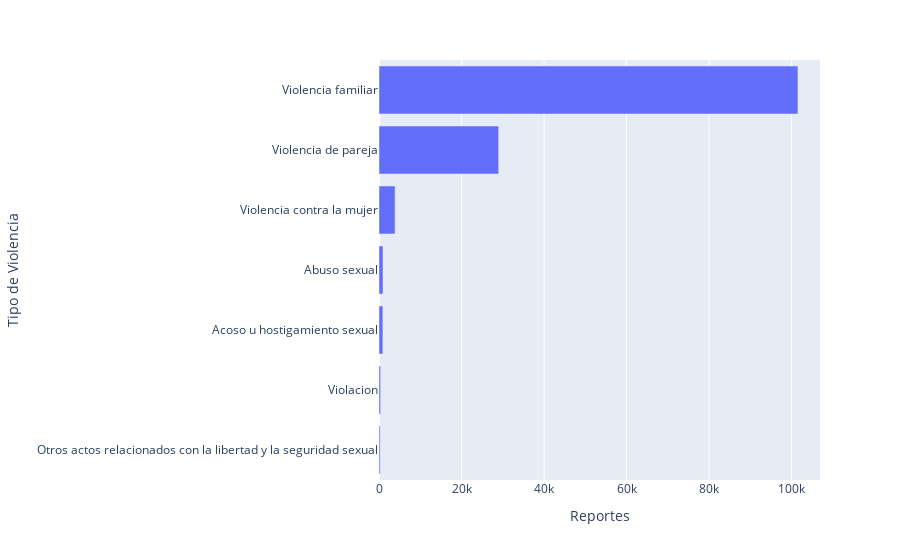

The cell this chart's notebook holds for it:
### Markdown cell above
#### 4. Type of violence reported

### Code cell
# Create dataframe from value counts on "descripcion_tipo".

violencia_tipo = pd.DataFrame(violencia["descripcion_tipo"].value_counts())
violencia_tipo = violencia_tipo.reset_index()
violencia_tipo.columns = ['Tipo de Violencia', 'Reportes']

# Graph.

violencia_tipo = px.bar(violencia_tipo, x='Reportes', y='Tipo de Violencia', orientation = "h")
violencia_tipo.update_layout(yaxis={'categoryorder':'total ascending'})
#violencia_tipo.write_html('first_figure.html', auto_open=True)

### Figure 1 — Plotly figure (JSON) as saved in the notebook; plotly's stock layout.template omitted (floating-point values rounded to 4 significant figures)
{"data": [{"alignmentgroup": "True", "hovertemplate": "Reportes=%{x}<br>Tipo de Violencia=%{y}<extra></extra>", "legendgroup": "", "marker": {"color": "#636efa", "pattern": {"shape": ""}}, "name": "", "offsetgroup": "", "orientation": "h", "showlegend": false, "textposition": "auto", "type": "bar", "x": [101549, 29009, 3897, 977, 942, 384, 282], "xaxis": "x", "y": ["Violencia familiar", "Violencia de pareja", "Violencia contra la mujer", "Abuso sexual", "Acoso u hostigamiento sexual", "Violacion", "Otros actos relacionados con la libertad y la seguridad sexual"], "yaxis": "y"}], "layout": {"autosize": true, "barmode": "relative", "legend": {"tracegroupgap": 0}, "margin": {"t": 60}, "xaxis": {"anchor": "y", "autorange": true, "domain": [0, 1], "range": [0, 106900.0], "title": {"text": "Reportes"}, "type": "linear"}, "yaxis": {"anchor": "x", "autorange": true, "categoryorder": "total ascending", "domain": [0, 1], "range": [-0.5, 6.5], "title": {"text": "Tipo de Violencia"}, "type": "category"}}}
